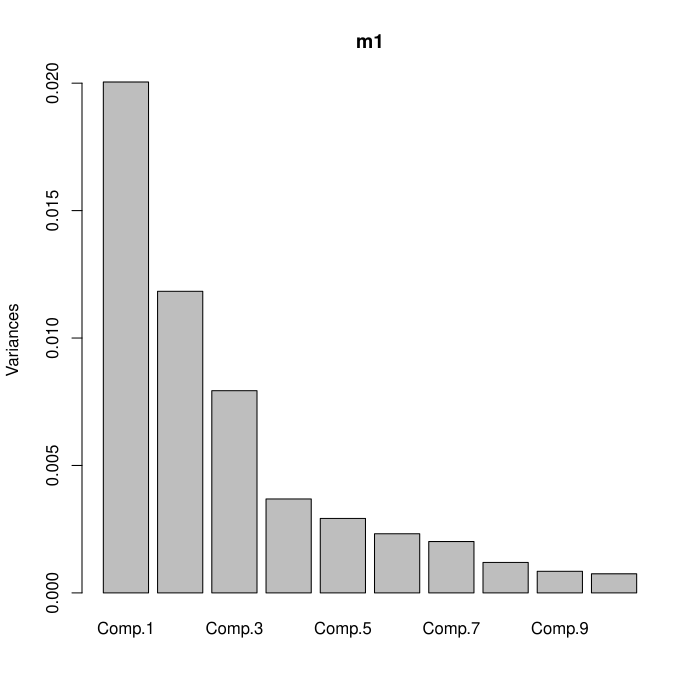

Source code (R):
#
# Copyright (c) 2015 by Yuchao Zhao, Xiaoye Meng.
#
# This program is free software: you can redistribute it and/or modify
# it under the terms of the GNU General Public License as published by
# the Free Software Foundation, either version 3 of the License, or
# (at your option) any later version.
#
# This program is distributed in the hope that it will be useful,
# but WITHOUT ANY WARRANTY; without even the implied warranty of
# MERCHANTABILITY or FITNESS FOR A PARTICULAR PURPOSE.  See the
# GNU General Public License for more details.
#
# You should have received a copy of the GNU General Public License
# along with this program.  If not, see <http://www.gnu.org/licenses/>.
#

da = read.table("data/m-excess-c10sp-9003.txt", header = T)
m1 = princomp(da[, 1:10])
summary(m1)
screeplot(m1)
m1$loadings[, 1:3]
